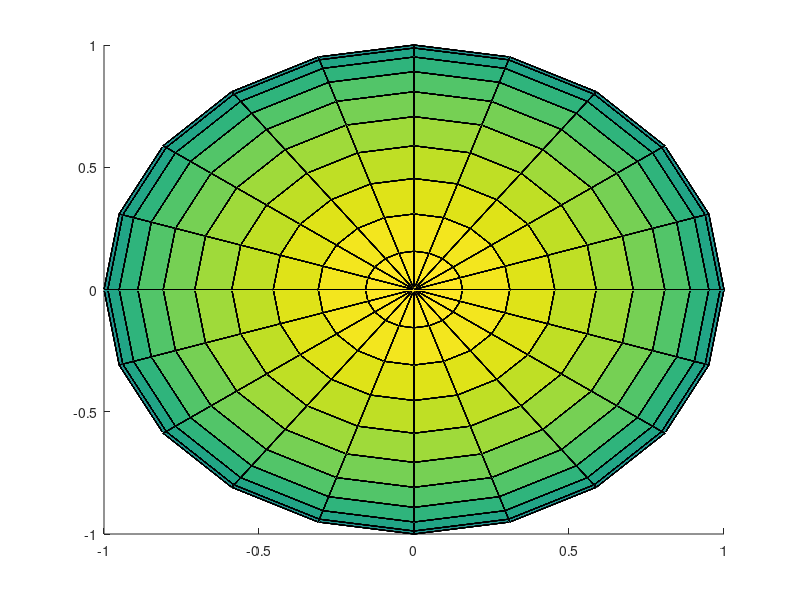

The MATLAB source for this figure: (Note: this script raises an error after producing the figure.)
clear;clc;

% base
[X, Y, Z] = sphere(20);
Xc = reshape(X, 1, []);
Yc = reshape(Y, 1, []);
Zc = reshape(Z, 1, []);
orbit_size=320;

% galaxy
rev_gal=1;
rev_gal_radius=5000;
orbit_gal=zeros(orbit_size,3);
linecolor_gal=[linspace(1,1,orbit_size); linspace(1,0,orbit_size); linspace(1,0,orbit_size)]';
gal_sway_scale=50;

% sun
radius_sun=100;
sun=radius_sun*[Xc; Yc; Zc; zeros(size(Xc))];
sun(end,:)=sun(end,:)+1;
rev_sun=rev_gal*5;
rev_sun_radius=rev_gal_radius/2;
rot_sun=rev_sun*20;
orbit_sun=zeros(orbit_size,3);
linecolor_sun=[linspace(1,0,orbit_size); linspace(1,0,orbit_size); linspace(1,0,orbit_size)]';

% earth
radius_earth=radius_sun/3.5;
earth=radius_earth*[Xc; Yc; Zc; zeros(size(Xc))];
earth(end,:)=earth(end,:)+1;
rev_earth=rev_sun*16;
rev_earth_radius=radius_sun+1000;
rot_earth=rev_earth*365;
orbit_earth=zeros(orbit_size,3);
linecolor_earth=[linspace(1,0,orbit_size); linspace(1,1,orbit_size); linspace(1,0,orbit_size)]';

% mercury
radius_mercury=radius_earth/2;
mercury=radius_mercury*[Xc; Yc; Zc; zeros(size(Xc))];
mercury(end,:)=mercury(end,:)+1;
rev_mercury=rev_earth*4.15;
rev_mercury_radius=rev_earth_radius*0.4;
rot_mercury=rev_mercury*3;
orbit_mercury=zeros(orbit_size,3);
linecolor_mercury=[linspace(1,1,orbit_size); linspace(1,1,orbit_size); linspace(1,0,orbit_size)]';

% venus
radius_venus=radius_earth/1.5;
venus=radius_venus*[Xc; Yc; Zc; zeros(size(Xc))];
venus(end,:)=venus(end,:)+1;
rev_venus=rev_earth*1.62;
rev_venus_radius=rev_earth_radius*0.723;
rot_venus=rev_venus*0.92;
orbit_venus=zeros(orbit_size,3);
linecolor_venus=[linspace(1,1,orbit_size); linspace(1,0,orbit_size); linspace(1,0,orbit_size)]';

% mars
radius_mars=radius_earth/1.2;
mars=radius_mars*[Xc; Yc; Zc; zeros(size(Xc))];
mars(end,:)=mars(end,:)+1;
rev_mars=rev_earth*0.54;
rev_mars_radius=rev_earth_radius*1.524;
rot_mars=rev_mars*667;
orbit_mars=zeros(orbit_size,3);
linecolor_mars=[linspace(1,0,orbit_size); linspace(1,1,orbit_size); linspace(1,1,orbit_size)]';

% jupiter
radius_jupiter=radius_earth*2;
jupiter=radius_jupiter*[Xc; Yc; Zc; zeros(size(Xc))];
jupiter(end,:)=jupiter(end,:)+1;
rev_jupiter=rev_earth*0.45;
rev_jupiter_radius=rev_earth_radius*3;
rot_jupiter=rev_jupiter*1000;
orbit_jupiter=zeros(orbit_size,3);
linecolor_jupiter=[linspace(1,1,orbit_size); linspace(1,0,orbit_size); linspace(1,1,orbit_size)]';

% saturn
radius_saturn=radius_earth*1.7;
saturn=radius_saturn*[Xc; Yc; Zc; zeros(size(Xc))];
saturn(end,:)=saturn(end,:)+1;
rev_saturn=rev_earth*0.35;
rev_saturn_radius=rev_earth_radius*3.5;
rot_saturn=rev_saturn*2410;
orbit_saturn=zeros(orbit_size,3);
linecolor_saturn=[linspace(1,0,orbit_size); linspace(1,0,orbit_size); linspace(1,1,orbit_size)]';

% uranus
radius_uranus=radius_earth*1.3;
uranus=radius_uranus*[Xc; Yc; Zc; zeros(size(Xc))];
uranus(end,:)=uranus(end,:)+1;
rev_uranus=rev_earth*0.25;
rev_uranus_radius=rev_earth_radius*4.5;
rot_uranus=rev_uranus*4280;
orbit_uranus=zeros(orbit_size,3);
linecolor_uranus=[linspace(1,0.1,orbit_size); linspace(1,0.8,orbit_size); linspace(1,0.5,orbit_size)]';

% neptune
radius_neptune=radius_earth*1.2;
neptune=radius_neptune*[Xc; Yc; Zc; zeros(size(Xc))];
neptune(end,:)=neptune(end,:)+1;
rev_neptune=rev_earth*0.15;
rev_neptune_radius=rev_earth_radius*5.5;
rot_neptune=rev_neptune*8970;
orbit_neptune=zeros(orbit_size,3);
linecolor_neptune=[linspace(1,0.1,orbit_size); linspace(1,0.5,orbit_size); linspace(1,0.8,orbit_size)]';

axis_x=10000;
axis_y=10000;
axis_z=10000;
prev_G=zeros(0,0);

% figures
figure(1);
clf;
hold on;
sunfig=surf(X,Y,Z);
earthfig=surf(X,Y,Z);
mercuryfig=surf(X,Y,Z);
venusfig=surf(X,Y,Z);
marsfig=surf(X,Y,Z);
jupiterfig=surf(X,Y,Z);
saturnfig=surf(X,Y,Z);
uranusfig=surf(X,Y,Z);
neptunefig=surf(X,Y,Z);

orbitfig_gal=create_orbitfig(orbit_size, linecolor_gal);
orbitfig_sun=create_orbitfig(orbit_size, linecolor_sun);
orbitfig_earth=create_orbitfig(orbit_size, linecolor_earth);
orbitfig_mercury=create_orbitfig(orbit_size, linecolor_mercury);
orbitfig_venus=create_orbitfig(orbit_size, linecolor_venus);
orbitfig_mars=create_orbitfig(orbit_size, linecolor_mars);
orbitfig_jupiter=create_orbitfig(orbit_size, linecolor_jupiter);
orbitfig_saturn=create_orbitfig(orbit_size, linecolor_saturn);
orbitfig_uranus=create_orbitfig(orbit_size, linecolor_uranus);
orbitfig_neptune=create_orbitfig(orbit_size, linecolor_neptune);

for i=0:0.005:5
    [gv,gu,gw]=cal_revolution(rev_gal,rev_gal_radius,i,20,gal_sway_scale);
    [su,sv,sw]=cal_revolution(rev_sun,rev_sun_radius,i,20,0);
    [eu,ev,ew]=cal_revolution(rev_earth,rev_earth_radius,i,20,0);
    [mu,mv,mw]=cal_revolution(rev_mercury,rev_mercury_radius,i,20,0);
    [vu,vv,vw]=cal_revolution(rev_venus,rev_venus_radius,i,20,0);
    [mru,mrv,mrw]=cal_revolution(rev_mars,rev_mars_radius,i,20,0);
    [ju,jv,jw]=cal_revolution(rev_jupiter,rev_jupiter_radius,i,20,0);
    [stu,stv,stw]=cal_revolution(rev_saturn,rev_saturn_radius,i,20,0);
    [uu,uv,uw]=cal_revolution(rev_uranus,rev_uranus_radius,i,20,0);
    [nu,nv,nw]=cal_revolution(rev_neptune,rev_neptune_radius,i,20,0);

    galRev=[1 0 0 gu; 0 1 0 gv; 0 0 1 gw; 0 0 0 1];

    rot_sun_phi=rot_sun*2*pi*i/20;
    [sunRev,sunRot]=cal_trans_matrices(rot_sun_phi,su,sv,sw,'y',galRev);
    
    rot_earth_phi=rot_earth*2*pi*i/20;
    [earthRev,earthRot]=cal_trans_matrices(rot_earth_phi,ev,eu,ew,'x',sunRev);

    rot_mercury_phi=rot_mercury*2*pi*i/20;
    [mercuryRev,mercuryRot]=cal_trans_matrices(rot_mercury_phi,mv,mu,mw,'x',sunRev);

    rot_venus_phi=rot_venus*2*pi*i/20;
    [venusRev,venusRot]=cal_trans_matrices(rot_venus_phi,vv,vu,vw,'x',sunRev);

    rot_mars_phi=rot_mars*2*pi*i/20;
    [marsRev,marsRot]=cal_trans_matrices(rot_mars_phi,mrv,mru,mrw,'x',sunRev);

    rot_jupiter_phi=rot_jupiter*2*pi*i/20;
    [jupiterRev,jupiterRot]=cal_trans_matrices(rot_jupiter_phi,jv,ju,jw,'x',sunRev);

    rot_saturn_phi=rot_saturn*2*pi*i/20;
    [saturnRev,saturnRot]=cal_trans_matrices(rot_saturn_phi,stv,stu,stw,'x',sunRev);

    rot_uranus_phi=rot_uranus*2*pi*i/20;
    [uranusRev,uranusRot]=cal_trans_matrices(rot_uranus_phi,uv,uu,uw,'x',sunRev);

    rot_neptune_phi=rot_neptune*2*pi*i/20;
    [neptuneRev,neptuneRot]=cal_trans_matrices(rot_neptune_phi,nv,nu,nw,'x',sunRev);

    [nsx,nsy,nsz]=transformed_data(sunRev,sunRot,sun,size(X));
    [nex,ney,nez]=transformed_data(earthRev,earthRot,earth,size(X));
    [nmx,nmy,nmz]=transformed_data(mercuryRev,mercuryRot,mercury,size(X));
    [nvx,nvy,nvz]=transformed_data(venusRev,venusRot,venus,size(X));
    [nmrx,nmry,nmrz]=transformed_data(marsRev,marsRot,mars,size(X));
    [njx,njy,njz]=transformed_data(jupiterRev,jupiterRot,jupiter,size(X));
    [nstx,nsty,nstz]=transformed_data(saturnRev,saturnRot,saturn,size(X));
    [nux,nuy,nuz]=transformed_data(uranusRev,uranusRot,uranus,size(X));
    [nnx,nny,nnz]=transformed_data(neptuneRev,neptuneRot,neptune,size(X));

    orbit_gal=update_orbit(orbit_gal,galRev(1:3,end)');
    orbit_sun=update_orbit(orbit_sun,sunRev(1:3,end)');
    orbit_earth=update_orbit(orbit_earth,earthRev(1:3,end)');
    orbit_mercury=update_orbit(orbit_mercury,mercuryRev(1:3,end)');
    orbit_venus=update_orbit(orbit_venus,venusRev(1:3,end)');
    orbit_mars=update_orbit(orbit_mars,marsRev(1:3,end)');
    orbit_jupiter=update_orbit(orbit_jupiter,jupiterRev(1:3,end)');
    orbit_saturn=update_orbit(orbit_saturn,saturnRev(1:3,end)');
    orbit_uranus=update_orbit(orbit_uranus,uranusRev(1:3,end)');
    orbit_neptune=update_orbit(orbit_neptune,neptuneRev(1:3,end)');

    set(sunfig,'XData',nsx,'YData',nsy,'ZData',nsz);
    set(earthfig,'XData',nex,'YData',ney,'ZData',nez);
    set(mercuryfig,'XData',nmx,'YData',nmy,'ZData',nmz);
    set(venusfig,'XData',nvx,'YData',nvy,'ZData',nvz);
    set(marsfig,'XData',nmrx,'YData',nmry,'ZData',nmrz);
    set(jupiterfig,'XData',njx,'YData',njy,'ZData',njz);
    set(saturnfig,'XData',nstx,'YData',nsty,'ZData',nstz);
    set(uranusfig,'XData',nux,'YData',nuy,'ZData',nuz);
    set(neptunefig,'XData',nnx,'YData',nny,'ZData',nnz);

    % draw_orbit(orbitfig_gal, orbit_gal, linecolor_gal)
    draw_orbit(orbitfig_sun, orbit_sun, linecolor_sun)
    draw_orbit(orbitfig_earth, orbit_earth, linecolor_earth)
    draw_orbit(orbitfig_mercury, orbit_mercury, linecolor_mercury)
    draw_orbit(orbitfig_venus, orbit_venus, linecolor_venus)
    draw_orbit(orbitfig_mars, orbit_mars, linecolor_mars)
    draw_orbit(orbitfig_jupiter, orbit_jupiter, linecolor_jupiter)
    draw_orbit(orbitfig_saturn, orbit_saturn, linecolor_saturn)
    draw_orbit(orbitfig_uranus, orbit_uranus, linecolor_uranus)
    draw_orbit(orbitfig_neptune, orbit_neptune, linecolor_neptune)

    view(20, 30);
    grid on;
    xlabel('x');
    ylabel('y');
    zlabel('z');
    axis equal;
    % axis([-axis_x axis_x -axis_y axis_y -axis_z axis_z]);
    pause(0.0001);
end

function [u,v,w]=cal_revolution(rev_no,rev_radius,sway_base,sway_base_max,sway_scale)
    phi=rev_no*2*pi*sway_base/sway_base_max;
    u=rev_radius*cos(phi);
    v=sway_scale*sway_base;
    w=rev_radius*sin(phi);
end

% CW rotation
function [Rev,Rot]=cal_trans_matrices(rot_phi,u,v,w,axis,centerRev)
    Rev=centerRev*[1 0 0 u; 0 1 0 v; 0 0 1 w; 0 0 0 1];
    if strcmp(axis,'x')
        Rot=[1 0 0 0; 0 cos(rot_phi) -sin(rot_phi) 0; 0 sin(rot_phi) cos(rot_phi) 0; 0 0 0 1];
    elseif strcmp(axis,'y')
        Rot=[cos(rot_phi) 0 sin(rot_phi) 0; 0 1 0 0; -sin(rot_phi) 0 cos(rot_phi) 0; 0 0 0 1];
    else
        Rot=[cos(rot_phi) -sin(rot_phi) 0 0; sin(rot_phi) cos(rot_phi) 0 0; 0 0 1 0; 0 0 0 1];
    end
end

function [nx,ny,nz]=transformed_data(Rev,Rot,orig,shape)
    newd=Rev*Rot*orig;
    nx=reshape(newd(1,:),shape);
    ny=reshape(newd(2,:),shape);
    nz=reshape(newd(3,:),shape);
end

function orbit=update_orbit(orbit,revpoint)
    orbit=circshift(orbit,-1);
    orbit(end,:)=revpoint;
end

% use patch instead of an array of line objects
% the 'Faces' works as a set of lines, and is a matrix of raw datas
% => can operate parallel processing on it using SIMD
% however, an array of line objects does not contain raw datas
% => cannot operate parallel processing ...
function orbitfig=create_orbitfig(orbit_size, linc)
    orbitfig=patch('Vertices', zeros(orbit_size, 3), ...
                   'Faces', [(1:orbit_size-1)',(2:orbit_size)'], ...
                   'FaceVertexCData', linc, ...
                   'EdgeColor', 'flat', ... 
                   'FaceColor', 'none', ...
                   'LineWidth', 0.5);
end

function draw_orbit(orbitfig, orbit, linc)
    mask=orbit==0;
    active_orbit=orbit(~all(mask,2),:);
    sz=size(active_orbit);

    if sz(1) > 1
        active_colors=linc(~all(mask,2),:);
        set(orbitfig, 'Vertices', active_orbit, ...
                      'Faces', [(1:sz(1)-1)',(2:sz(1))'], ...
                      'FaceVertexCData', active_colors);
    end
end
